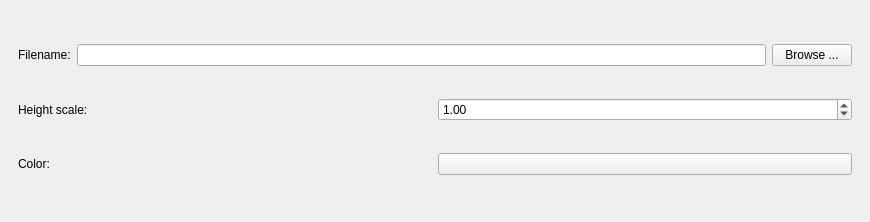
<ui version="4.0" >
 <class>RechargeForm</class>
 <widget class="QWidget" name="RechargeForm" >
  <property name="geometry" >
   <rect>
    <x>0</x>
    <y>0</y>
    <width>870</width>
    <height>222</height>
   </rect>
  </property>
  <property name="windowTitle" >
   <string>Form</string>
  </property>
  <layout class="QVBoxLayout" >
   <property name="margin" >
    <number>9</number>
   </property>
   <property name="spacing" >
    <number>6</number>
   </property>
   <item>
    <widget class="QFrame" name="frame" >
     <property name="frameShape" >
      <enum>QFrame::NoFrame</enum>
     </property>
     <property name="frameShadow" >
      <enum>QFrame::Plain</enum>
     </property>
     <layout class="QVBoxLayout" >
      <property name="margin" >
       <number>9</number>
      </property>
      <property name="spacing" >
       <number>6</number>
      </property>
      <item>
       <layout class="QHBoxLayout" >
        <property name="margin" >
         <number>0</number>
        </property>
        <property name="spacing" >
         <number>6</number>
        </property>
        <item>
         <widget class="QLabel" name="_fileLabel" >
          <property name="text" >
           <string>Filename:</string>
          </property>
         </widget>
        </item>
        <item>
         <widget class="QLineEdit" name="_filename" />
        </item>
        <item>
         <widget class="QPushButton" name="browseButton" >
          <property name="text" >
           <string>Browse ...</string>
          </property>
         </widget>
        </item>
       </layout>
      </item>
      <item>
       <layout class="QHBoxLayout" >
        <property name="margin" >
         <number>0</number>
        </property>
        <property name="spacing" >
         <number>6</number>
        </property>
        <item>
         <widget class="QLabel" name="label" >
          <property name="text" >
           <string>Height scale:</string>
          </property>
         </widget>
        </item>
        <item>
         <widget class="QDoubleSpinBox" name="_heightScale" >
          <property name="minimum" >
           <double>-99.989999999999995</double>
          </property>
          <property name="singleStep" >
           <double>0.010000000000000</double>
          </property>
          <property name="value" >
           <double>1.000000000000000</double>
          </property>
         </widget>
        </item>
       </layout>
      </item>
      <item>
       <layout class="QHBoxLayout" >
        <property name="margin" >
         <number>0</number>
        </property>
        <property name="spacing" >
         <number>6</number>
        </property>
        <item>
         <widget class="QLabel" name="_colorLabel" >
          <property name="text" >
           <string>Color:</string>
          </property>
         </widget>
        </item>
        <item>
         <widget class="QtTools::ColorButton" name="_colorButton" >
          <property name="text" >
           <string/>
          </property>
         </widget>
        </item>
       </layout>
      </item>
     </layout>
    </widget>
   </item>
  </layout>
 </widget>
 <customwidgets>
  <customwidget>
   <class>QtTools::ColorButton</class>
   <extends>QPushButton</extends>
   <header>QtTools/ColorButton.h</header>
  </customwidget>
 </customwidgets>
 <resources/>
 <connections/>
</ui>
